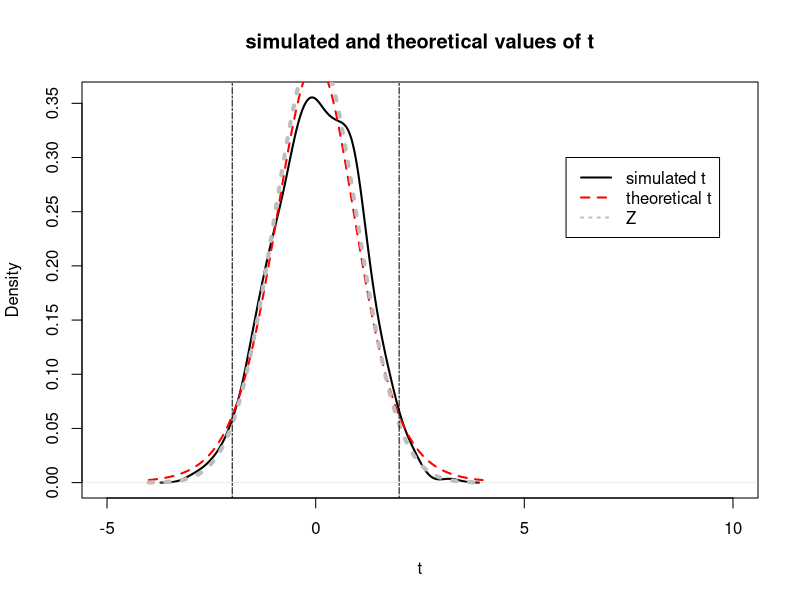

Generate this figure with R:


# Tutorial to introduce some of the concepts for the t distribution...
# Ian Dworkin, last updated February 3rd 2022

# Let's start with sampling observations from a distribution under the null hypothesis of no difference.

# That is, the true population mean is no different than mu.

# This tutorial is designed to explain what the t distribution is about, and how it works.

StandardError <- function(x) {sd(x)/sqrt(length(x))} # Just computing the standard error


# In this function we are going to generate a sample from a normal distribution with known mean and sd. We will then compare it to our "hypothesis" value

# Our default values is that there is no difference between observed and expected means.
SamplingFunction_t <- function(n=100, mean=172, sd=5, hypothesis=172) {
 	one.sample.from.population <- rnorm(n,mean=mean, sd=sd)
 	diff <- mean(one.sample.from.population) - hypothesis
 	t    <- diff/StandardError(one.sample.from.population)
 	return(c(mean=mean(one.sample.from.population), 
 	  SE = StandardError(one.sample.from.population),
 	  diff = diff, t = t))
 }


# let's use a simulation to examine this
# Replicating the sampler for t, I have transposed the output, and turned the matrix into a data frame (for ease of plotting)

samples_for_t <- data.frame(t(replicate(1000, 
    expr = SamplingFunction_t())))  # Replicating the sampler for t 


plot(density(samples_for_t$t), 
    lwd=2, xlab="t",xlim=c(-5,10), 
    main="simulated and theoretical values of t") # The distribution of t-values from repeated sampling

# Let's compare this to our theoretical expectation of the t-distribution
curve(dt(x, df= 9),-4,4, add=T, col="red", lwd=2, lty=2) # Note the degrees of freedom (df)!!!!!

# It is important to note this is not quite a standard normal (Z) distribution.
curve(dnorm(x),-4,4, add=T, col="grey", lwd=4, lty=3)

legend(x=6,y=0.3, legend=c("simulated t", "theoretical t", "Z"), col=c("black","red","grey"),lwd=2, lty=c(1,2,3))
abline(v=-2, lty=6) # line at -2 "standard deviations"
abline(v=2, lty=6)

#However as the df increases this will get closer (asymptotically approach) a standard normal distribution.

# Individually or in groups I want you to play with
# A) Sample size and examine the effects of the simulated vs theoretical t values
# B) Change what happens when your observations do not come from the same "distribution" as your "hypothesis".